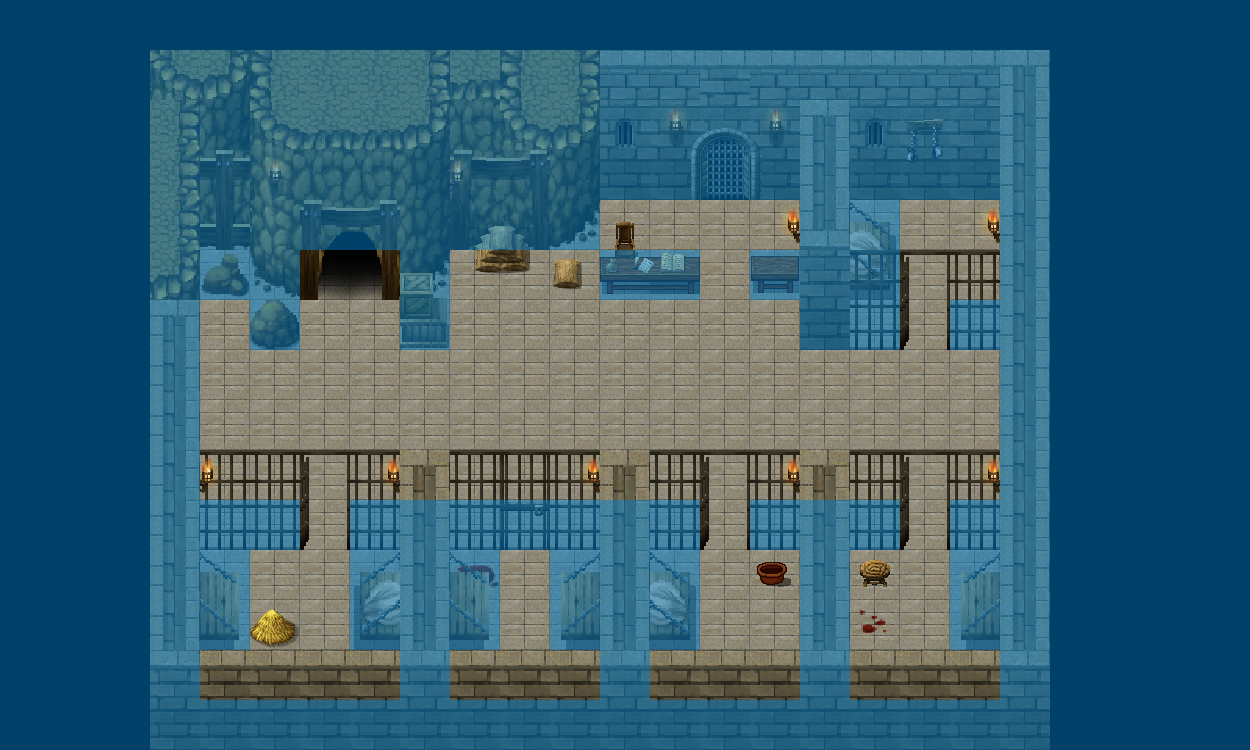

Rendered tile map (Tiled .tmx) drawn with the repository's tilesets; below, a short description and the map source with its tile grids summarised:
An orthogonal 25x15 tile map with 50x50 px tiles, 9 tile layers (BG 1, BG 2, BG 3, BG 4, ...), 3 tilesets and 8 objects.

<map version="1.2" tiledversion="1.2.5" orientation="orthogonal" renderorder="right-down" width="25" height="15" tilewidth="50" tileheight="50" infinite="0" nextlayerid="13" nextobjectid="142">
 <properties>
  <property name="dimming" value="0.3" />
  <property name="musicpath" value="res/music/prison.ogg" />
  <property name="tilesetpath" value="res/map/gandriaprison/tileset_map_gandriaprison.png" />
 </properties>
 <tileset firstgid="1" name="tileset_map_gandriaprison" tilewidth="50" tileheight="50" spacing="2" margin="1" tilecount="361" columns="19">
  <image source="tileset_map_gandriaprison.png" width="1000" height="1000" />
  <tile id="69">
   <objectgroup draworder="index" />
  </tile>
  <tile id="88">
   <objectgroup draworder="index">
    <object id="1" x="0" y="0" width="8" height="50" />
   </objectgroup>
  </tile>
  <tile id="144">
   <properties>
    <property name="light" value="10,15,50,100,1" />
   </properties>
   <animation>
    <frame tileid="144" duration="100" />
    <frame tileid="145" duration="100" />
    <frame tileid="146" duration="100" />
   </animation>
  </tile>
  <tile id="163">
   <properties>
    <property name="light" value="25,15,50,100,1" />
   </properties>
   <animation>
    <frame tileid="163" duration="100" />
    <frame tileid="164" duration="100" />
    <frame tileid="165" duration="100" />
   </animation>
  </tile>
  <tile id="182">
   <properties>
    <property name="light" value="40,10,50,100,1" />
   </properties>
   <animation>
    <frame tileid="182" duration="100" />
    <frame tileid="183" duration="100" />
    <frame tileid="184" duration="100" />
   </animation>
  </tile>
 </tileset>
 <tileset firstgid="362" name="tileset_map_npcs" tilewidth="50" tileheight="50" spacing="2" margin="1" tilecount="77" columns="7">
  <image source="../../convenience/tilesets/tileset_map_npcs.png" width="364" height="574" />
 </tileset>
 <tileset firstgid="439" name="tileset_map_dynamic_tiles" tilewidth="50" tileheight="50" spacing="2" margin="1" tilecount="220" columns="20">
  <image source="../../convenience/tilesets/tileset_map_dynamic_tiles.png" width="1040" height="572" />
 </tileset>
 <layer id="1" name="BG 1" width="25" height="15">
  <data>[375 cells, 375 non-empty, 2 distinct tile ids]</data>
 </layer>
 <layer id="2" name="BG 2" width="25" height="15">
  <data>[375 cells, 267 non-empty, 39 distinct tile ids]</data>
 </layer>
 <layer id="3" name="BG 3" width="25" height="15">
  <data>[375 cells, 99 non-empty, 42 distinct tile ids]</data>
 </layer>
 <layer id="4" name="BG 4" width="25" height="15">
  <data>[375 cells, 11 non-empty, 10 distinct tile ids]</data>
 </layer>
 <objectgroup id="5" name="dynamic">
  <object id="139" gid="459" x="750" y="350" width="50" height="50" />
 </objectgroup>
 <layer id="6" name="LFG 1" width="25" height="15">
  <data>[375 cells, 20 non-empty, 6 distinct tile ids]</data>
 </layer>
 <layer id="7" name="LFG 2" width="25" height="15">
  <data>[375 cells, 10 non-empty, 4 distinct tile ids]</data>
 </layer>
 <layer id="8" name="FG 1" width="25" height="15">
  <data>[375 cells, 136 non-empty, 2 distinct tile ids]</data>
 </layer>
 <layer id="9" name="FG 2" width="25" height="15">
  <data>[375 cells, 13 non-empty, 1 distinct tile ids]</data>
 </layer>
 <layer id="10" name="collidable" width="25" height="15">
  <data>[375 cells, 272 non-empty, 1 distinct tile ids]</data>
 </layer>
 <objectgroup id="11" name="npc">
  <object id="131" gid="388" x="948" y="227" width="50" height="50">
   <properties>
    <property name="id" value="npc_yorick" />
   </properties>
  </object>
  <object id="132" gid="386" x="649" y="252" width="50" height="50">
   <properties>
    <property name="id" value="npc_edgar" />
   </properties>
  </object>
  <object id="133" gid="387" x="302" y="595" width="50" height="50">
   <properties>
    <property name="id" value="npc_morris" />
   </properties>
  </object>
  <object id="140" gid="429" x="750" y="650" width="50" height="50">
   <properties>
    <property name="id" value="npc_chickenchaser" />
   </properties>
  </object>
  <object id="141" gid="429" x="750" y="650" width="50" height="50">
   <properties>
    <property name="id" value="npc_chickenchaser2" />
   </properties>
  </object>
 </objectgroup>
 <objectgroup id="12" name="trigger">
  <object id="128" x="320" y="222" width="62.5" height="50">
   <properties>
    <property name="level entry" value="res/level/gandriamines/gandriamines.tmx,4280,1360" />
    <property name="persistent" value="" />
   </properties>
  </object>
 </objectgroup>
</map>
